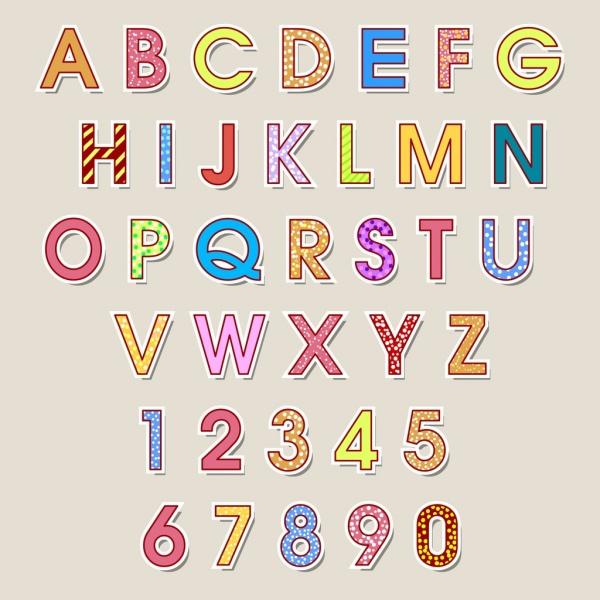
#> input picture DIP实验1/letter.jpg, 600 x 600 px
$ python g3.py
#> lines starting #> are read from the running program, lines starting #| are printed output that depends on the picture; after the words box and inside, x2 and y2 are one past the last pixel; in counts of white or black regions, pixels touching at a corner belong together
import cv2
import numpy as np

# 读取&转灰度
image = cv2.imread('letter.jpg')
#> image is the input picture: shape (600, 600, 3); mean B, G, R 196.7, 208.4, 220.9
gray = cv2.cvtColor(image, cv2.COLOR_BGR2GRAY)
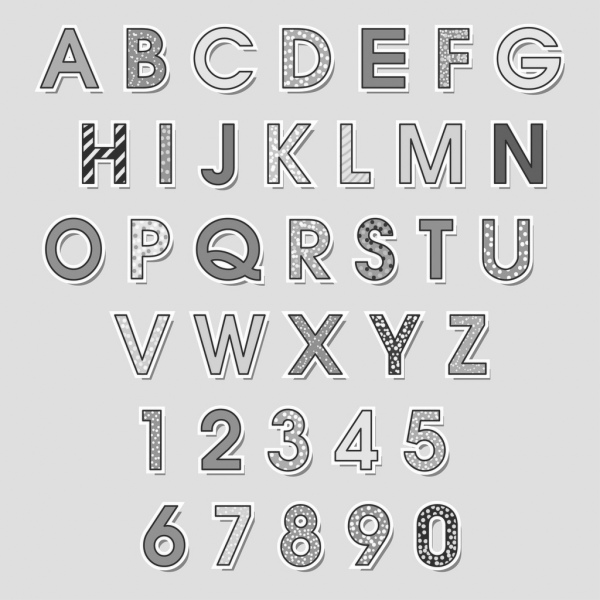
#> gray: shape (600, 600); min 39, max 255, mean 210.6

# 应用阈值，将图像转换为二值图像
_, thresh = cv2.threshold(gray, 128, 255, cv2.THRESH_BINARY_INV)
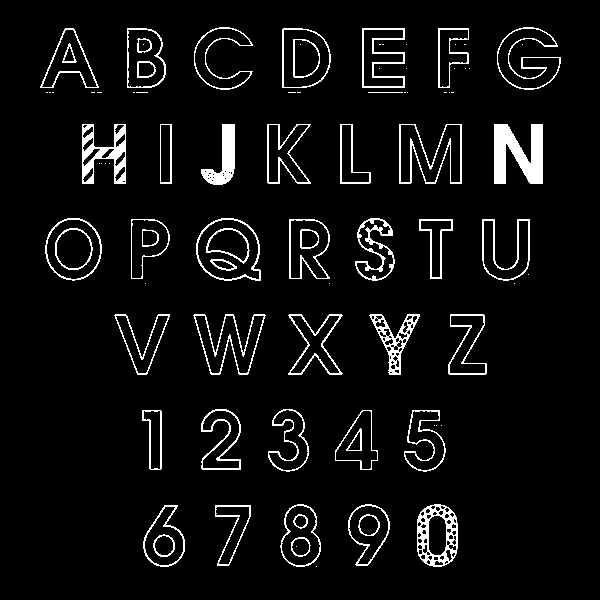
#> thresh: shape (600, 600); 5.8% white in thin lines or dots, all inside (x1, y1, x2, y2) = (40, 27, 561, 567)

# -----------------------------------提取char轮廓----------------------------------------
contours, _ = cv2.findContours(thresh, cv2.RETR_EXTERNAL, cv2.CHAIN_APPROX_SIMPLE)
#> contours = 74 contours, 38 with area under 20; largest, box (x1, y1, x2, y2) and area: (196, 218, 261, 281) 3212, (45, 218, 102, 281) 2723, (282, 28, 331, 88) 2469, (399, 124, 462, 184) 2358, (417, 504, 458, 567) 2150

# 创建一个空白图像来绘制轮廓（选择与原始图像相同大小）
contour_image = np.ones_like(image) * 255  # 白色背景图像

# 查看情况
cv2.drawContours(contour_image, contours, -1, (0, 0, 255), 2)  # 用红色线条绘制轮廓，线条宽度为2
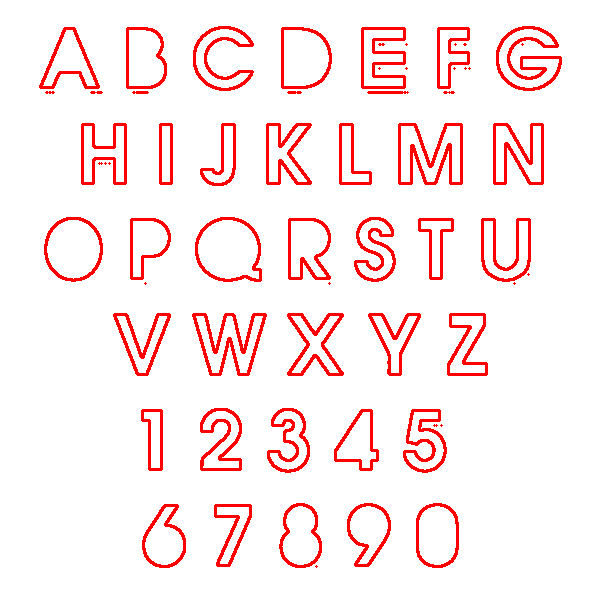
#> contour_image: shape (600, 600, 3); mean of channels 0, 1, 2 235, 235, 255; drawn as B, G, R
cv2.imshow('Contours', contour_image)
cv2.waitKey(0)
cv2.destroyAllWindows()

# ------------------------------根据轮廓截取字符图像并存储----------------------------------

characters = {}
max_width = 0
max_height = 0
# 遍历每个轮廓并裁剪出对应的图像区域
for i, contour in enumerate(contours):
    # 获取轮廓的边界框
    x, y, w, h = cv2.boundingRect(contours[i])

    # 过滤掉太小的轮廓
    if w < 10 or h < 10:
        continue

    # 从原始图像中裁剪出轮廓区域
    cropped_image = image[y:y + h, x:x + w]

    # 显示裁剪后的图像
    cv2.imshow(f'Cropped Image {i + 1}', cropped_image)
    print("输入该字符是哪个？（输小写字母和阿拉伯数字） (回车跳过此字符): ")
    key = cv2.waitKey(0)  # 等待用户按键

    # 判断用户输入的键
    if key == 13:  # 如果按下回车键，跳过当前字符
        cv2.destroyWindow(f'Cropped Image {i + 1}')
        continue

    max_width = max(max_width, cropped_image.shape[1])  # 求最大宽度
    max_height = max(max_height, cropped_image.shape[0])  # 求最大高度
    # 将用户输入的键作为索引键存储裁剪的图像
    characters[chr(key)] = cropped_image
    cv2.destroyWindow(f'Cropped Image {i + 1}')
#> this loop made 74 passes; (key Esc is pressed on pass 2)
#> (x, y, w, h) on passes 1, 3, 6, 7, 8, 9, 12, 15, 18, 20, 21, 22: (316, 566, 1, 1), (143, 505, 42, 62), (280, 504, 41, 63), (441, 425, 1, 1), (436, 425, 1, 1), (434, 425, 1, 1), (142, 410, 20, 60), (448, 314, 39, 61), (193, 314, 73, 61), (514, 283, 1, 1), (329, 283, 1, 1), (145, 283, 1, 1)
#> (x, y, w, h, max_width, max_height) on passes 2, 4, 5, 10, 11, 13: (215, 505, 36, 61, 36, 61), (417, 504, 41, 63, 41, 63), (348, 504, 42, 62, 42, 63), (404, 410, 42, 62, 42, 63), (335, 410, 43, 60, 43, 63), (268, 409, 41, 63, 43, 63)
#| 输入该字符是哪个？（输小写字母和阿拉伯数字） (回车跳过此字符):
#| 输入该字符是哪个？（输小写字母和阿拉伯数字） (回车跳过此字符):
#| 输入该字符是哪个？（输小写字母和阿拉伯数字） (回车跳过此字符):
#| 输入该字符是哪个？（输小写字母和阿拉伯数字） (回车跳过此字符):
#| 输入该字符是哪个？（输小写字母和阿拉伯数字） (回车跳过此字符):
#| 输入该字符是哪个？（输小写字母和阿拉伯数字） (回车跳过此字符):
#| 输入该字符是哪个？（输小写字母和阿拉伯数字） (回车跳过此字符):
#| 输入该字符是哪个？（输小写字母和阿拉伯数字） (回车跳过此字符):
#> (further printed lines are left out)
#> pass 2, `cropped_image = image[y:y + h, x:x + w]`:
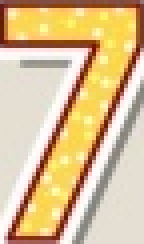
#> cropped_image: shape (61, 36, 3) (shown 4 times larger); mean B, G, R 147.1, 191.3, 218.5
#> pass 3, `cropped_image = image[y:y + h, x:x + w]`:
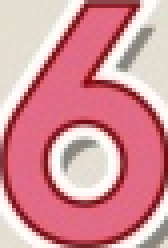
#> cropped_image: shape (62, 42, 3) (shown 4 times larger); mean B, G, R 153.2, 144.4, 213.7
#> after the loop, characters = 2 items

# 查看存储效果，显示A字母
#> (the run stopped early here; a loop or call above may not have finished)
